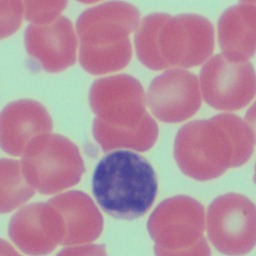
#> input picture celula.jpeg, 256 x 256 px
$ python Deteccion.py   (older library calls are emulated)
#> lines starting #> are read from the running program, lines starting #| are printed output that depends on the picture; after the words box and inside, x2 and y2 are one past the last pixel; in counts of white or black regions, pixels touching at a corner belong together
#> in main, img is the input picture: shape (256, 256, 3); mean B, G, R 157.8, 144, 178.6
import cv2
import numpy as np
import matplotlib.pyplot as plt

def deteccion_con_hough(img):
    # convierte a gris
    img_gray = cv2.cvtColor(img, cv2.COLOR_BGR2GRAY)
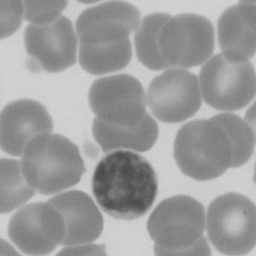
#> img_gray: shape (256, 256); min 75, max 210, mean 155.9

    # --- Conservamos esto solo para la visualización de los pasos ---
    # cálculo de gradiente sobel (horizontal + vertical)
    grad_x = cv2.Sobel(img_gray, cv2.CV_64F, 1, 0, ksize=3)
    grad_y = cv2.Sobel(img_gray, cv2.CV_64F, 0, 1, ksize=3)
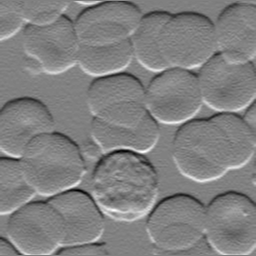
#> grad_y: shape (256, 256) float64; min -173, max 169, mean -0.3; drawn with min black and max white

    mag = cv2.magnitude(grad_x, grad_y)
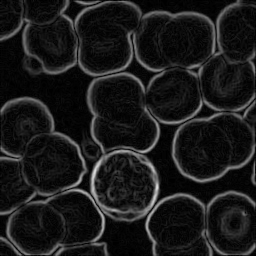
#> mag: shape (256, 256) float64; min 0, max 219, mean 26.8
    mag = cv2.normalize(mag, None, 0, 255, cv2.NORM_MINMAX).astype(np.uint8)

    # umbral y limpieza de máscara
    _, mask = cv2.threshold(mag, 20, 255, cv2.THRESH_BINARY)
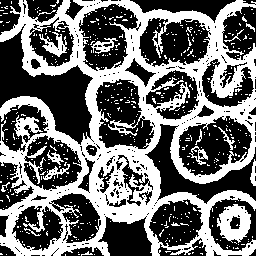
#> mask: shape (256, 256); 42.5% white; 471 white regions (455 under 20 px), largest, box (x1, y1, x2, y2) and area: (0, 0, 256, 256) 24523, (217, 204, 251, 243) 818, (39, 32, 67, 57) 297
    kernel = cv2.getStructuringElement(cv2.MORPH_ELLIPSE, (3, 3))
    mask = cv2.morphologyEx(mask, cv2.MORPH_OPEN, kernel, iterations=1)
#> mask: shape (256, 256); 37.2% white; 63 white regions (45 under 20 px), largest, box (x1, y1, x2, y2) and area: (0, 0, 256, 256) 21804, (217, 204, 251, 242) 775, (15, 117, 38, 137) 274
    mask = cv2.morphologyEx(mask, cv2.MORPH_CLOSE, kernel, iterations=1)
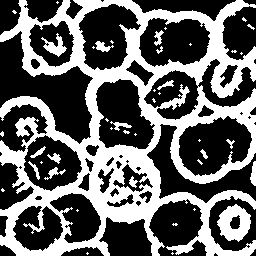
#> mask: shape (256, 256); 38.9% white; 43 white regions (27 under 20 px), largest, box (x1, y1, x2, y2) and area: (0, 0, 256, 256) 23344, (217, 204, 251, 242) 793, (41, 33, 67, 57) 250
    # ---------------------------------------------------------------

    # --- APLICACIÓN DE HOUGH CIRCLES ---
    # Suavizamos la imagen en gris para evitar que el ruido genere falsos círculos
    gray_blurred = cv2.medianBlur(img_gray, 5)

    # Detectar círculos
    circles = cv2.HoughCircles(
        gray_blurred,
        cv2.HOUGH_GRADIENT,
        dp=1.2,           # Aumentar ligeramente la resolución del acumulador ayuda con círculos difusos
        minDist=30,       # Reducimos un poco la distancia mínima entre centros
        param1=40,        # ¡CLAVE! Baja el umbral del detector de bordes Canny (antes 50). Así detecta bordes suaves.
        param2=25,        # ¡CLAVE! Baja la exigencia de "perfección". Un valor más bajo (antes 25) detectará más círculos, aunque no sean perfectos.
        minRadius=20,     # Asegúrate de que este valor sea un poco más pequeño que tu glóbulo rojo más pequeño
        maxRadius=70
    )
#> circles = 18 rows, first 8: [123, 181.8, 30.56], [49.8, 165, 32], [172.2, 93, 29.24], [51, 42.6, 29.6], [37.8, 228.6, 26], [232.2, 223.8, 30.92], [69, 217.8, 29.36], [24.6, 125.4, 27.08]

    output = img.copy()
    num_circles = 0

    # Dibujar los círculos si se encontraron
    if circles is not None:
        circles = np.uint16(np.around(circles))
#> circles = 18 rows, first 8: [123, 182, 31], [50, 165, 32], [172, 93, 29], [51, 43, 30], [38, 229, 26], [232, 224, 31], [69, 218, 29], [25, 125, 27]
        for i in circles[0, :]:
            # dibuja el contorno del círculo en rojo
            cv2.circle(output, (i[0], i[1]), i[2], (0, 0, 255), 2)
#> this loop made 18 passes
#> i on passes 1 to 12: [123, 182, 31], [50, 165, 32], [172, 93, 29], [51, 43, 30], [38, 229, 26], [232, 224, 31], [69, 218, 29], [25, 125, 27], [227, 79, 32], [125, 127, 33], [116, 98, 28], [99, 29, 44]
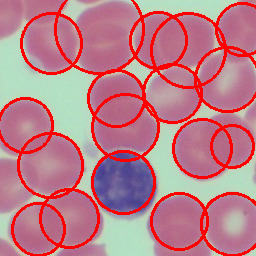
#> output: shape (256, 256, 3); 13.9% of pixels changed, all inside (x1, y1, x2, y2) = (0, 0, 256, 256)
            # Opcional: dibuja el centro del círculo
            # cv2.circle(output, (i[0], i[1]), 2, (0, 255, 0), 3)

        num_circles = len(circles[0])
#> num_circles = 18

    return img_gray, mag, mask, output, num_circles

def main():
    img = cv2.imread('celula.jpeg')
    if img is None:
        raise FileNotFoundError('No se encontró la imagen celula.jpeg')

    img_gray, mag, mask, output, num_circles = deteccion_con_hough(img)
#> num_circles = 18

    print(f'Células (círculos) detectadas: {num_circles}')
#| Células (círculos) detectadas: 18

    # Mostrar resultados
    titles = ['Gris', 'Magnitud Gradiente', 'Mascara Sensible', 'Círculos Detectados (Hough)']
    images = [img_gray, mag, mask, cv2.cvtColor(output, cv2.COLOR_BGR2RGB)]

    plt.figure(figsize=(12, 8))
    for i, (title, im) in enumerate(zip(titles, images), start=1):
        plt.subplot(2, 2, i)
        if len(im.shape) == 2:
            plt.imshow(im, cmap='gray')
        else:
            plt.imshow(im)
        plt.title(title)
        plt.axis('off')
#> this loop made 4 passes
#> title on passes 1 to 4: 'Gris', 'Magnitud Gradiente', 'Mascara Sensible', 'Círculos Detectados (Hough)'

    plt.tight_layout()
    plt.show()
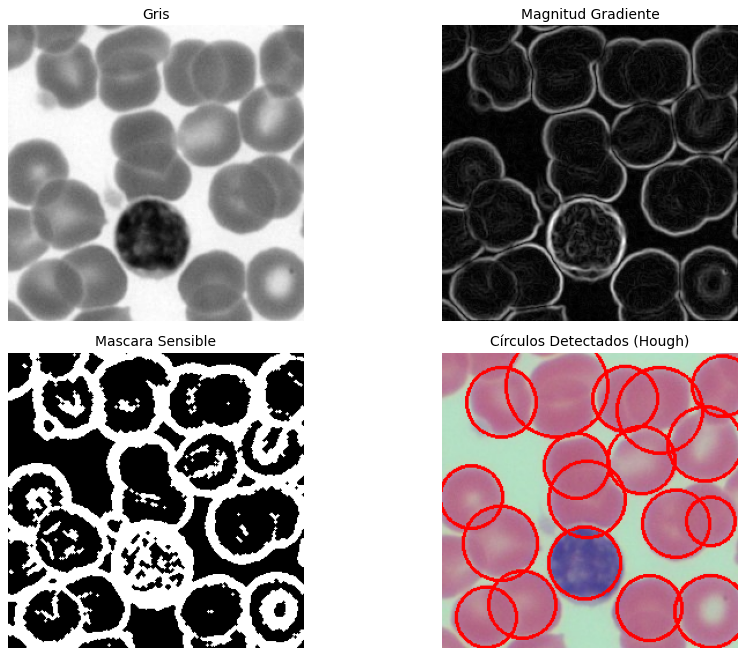
#> figure drawn by matplotlib, 4 panels

main()

$ run again, with blood2.png saved as celula.jpeg
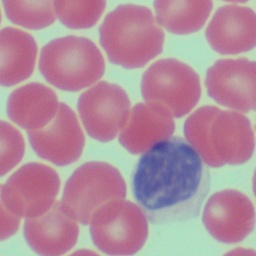
#> input picture blood2.png, 256 x 256 px
#> in main, img is the input picture: shape (256, 256, 3); mean B, G, R 156.6, 141.3, 177
#> in deteccion_con_hough, `mask = cv2.morphologyEx(mask, cv2.MORPH_CLOSE, kernel, iterations=1)`:
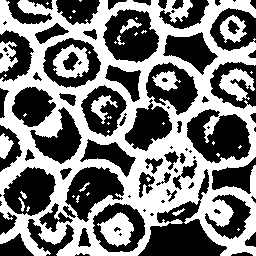
#> mask: shape (256, 256); 47.8% white; 40 white regions (25 under 20 px), largest, box (x1, y1, x2, y2) and area: (0, 0, 256, 256) 27224, (97, 212, 134, 247) 755, (53, 44, 89, 78) 702
#> in deteccion_con_hough, `circles = cv2.HoughCircles( gray_blurred, cv2.HOUGH_GRADIENT, dp=1.2, ..`: circles = 22 rows, first 8: [172.2, 184.2, 38.6], [72.6, 53.4, 37.4], [90.6, 192.6, 34.88], [131.4, 35.4, 31.76], [149.4, 114.6, 62.72], [118.2, 227.4, 28.88], [100.2, 111, 31.28], [30.6, 193.8, 31.88]
#> in deteccion_con_hough, `circles = np.uint16(np.around(circles))`: circles = 22 rows, first 8: [172, 184, 39], [73, 53, 37], [91, 193, 35], [131, 35, 32], [149, 115, 63], [118, 227, 29], [100, 111, 31], [31, 194, 32]
#> the loop in deteccion_con_hough, `for i in circles[0, :]:` made 22 passes
#> in deteccion_con_hough, `num_circles = len(circles[0])`: num_circles = 22
#| Células (círculos) detectadas: 22
#> the loop in main, `for i, (title, im) in enumerate(zip(titles, images), start=1):` made 4 passes
#> title on passes 1 to 4: 'Gris', 'Magnitud Gradiente', 'Mascara Sensible', 'Círculos Detectados (Hough)'
#> in main, `plt.show()`:
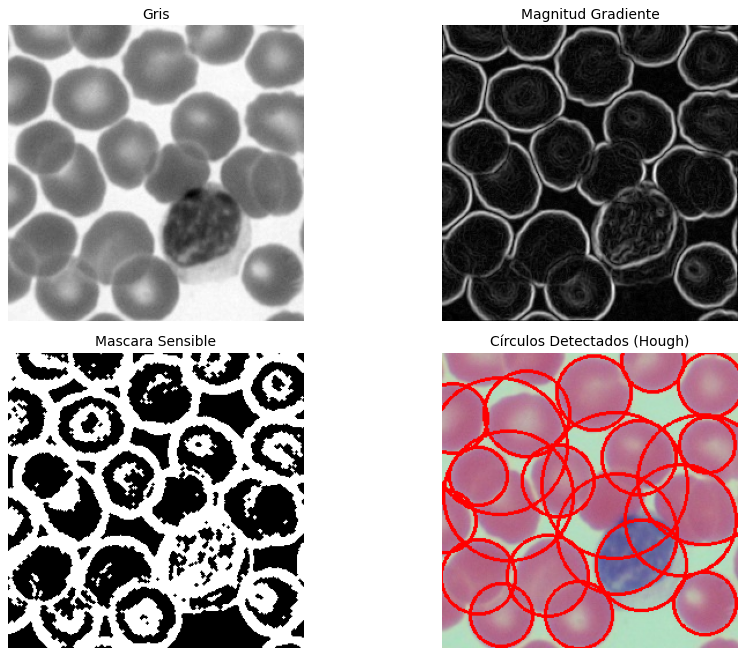
#> figure drawn by matplotlib, 4 panels

$ run again, with blood3.png saved as celula.jpeg
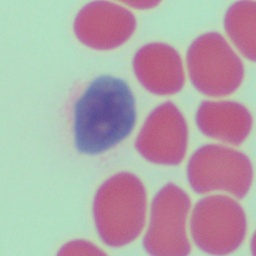
#> input picture blood3.png, 256 x 256 px
#> in main, img is the input picture: shape (256, 256, 3); mean B, G, R 169.9, 165.8, 177.8
#> in deteccion_con_hough, `mask = cv2.morphologyEx(mask, cv2.MORPH_CLOSE, kernel, iterations=1)`:
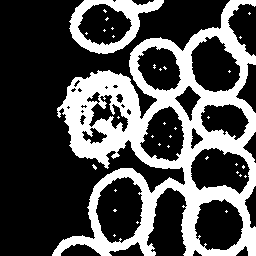
#> mask: shape (256, 256); 30.6% white; 34 white regions (32 under 20 px), largest, box (x1, y1, x2, y2) and area: (52, 0, 256, 256) 18086, (69, 0, 164, 54) 1808
#> in deteccion_con_hough, `circles = cv2.HoughCircles( gray_blurred, cv2.HOUGH_GRADIENT, dp=1.2, ..`: circles = [[216.6, 225, 30.32], [216.6, 66.6, 29.24], [95.4, 111, 40.28], [217.8, 173.4, 34.28], [97.8, 24.6, 23.72], [163.8, 64.2, 29.84], [228.6, 123, 22.4], [163.8, 129, 35.36], [124.2, 205.8, 31.88], [150.6, 229.8, 66.68], [245.4, 22.2, 22.28], [186.6, 216.6, 38.36]]
#> in deteccion_con_hough, `circles = np.uint16(np.around(circles))`: circles = [[217, 225, 30], [217, 67, 29], [95, 111, 40], [218, 173, 34], [98, 25, 24], [164, 64, 30], [229, 123, 22], [164, 129, 35], [124, 206, 32], [151, 230, 67], [245, 22, 22], [187, 217, 38]]
#> the loop in deteccion_con_hough, `for i in circles[0, :]:` made 12 passes
#> in deteccion_con_hough, `num_circles = len(circles[0])`: num_circles = 12
#| Células (círculos) detectadas: 12
#> the loop in main, `for i, (title, im) in enumerate(zip(titles, images), start=1):` made 4 passes
#> title on passes 1 to 4: 'Gris', 'Magnitud Gradiente', 'Mascara Sensible', 'Círculos Detectados (Hough)'
#> in main, `plt.show()`:
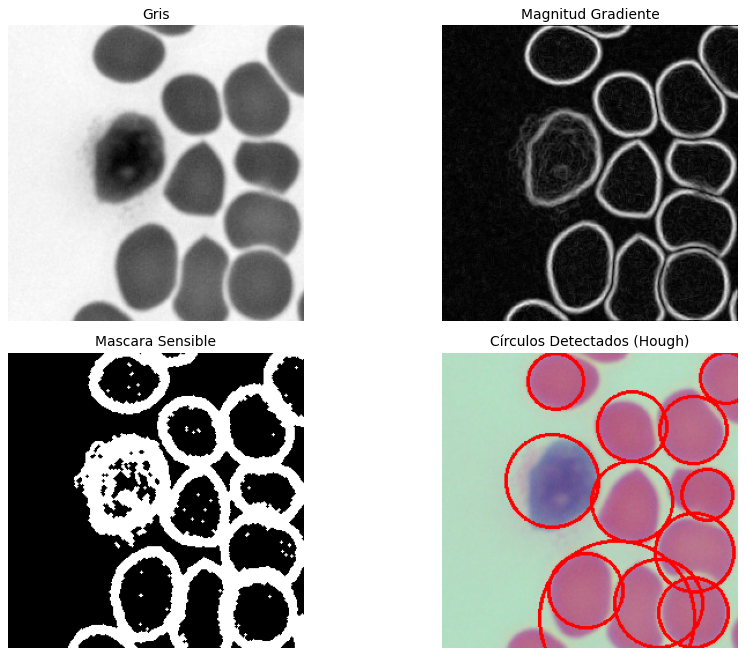
#> figure drawn by matplotlib, 4 panels
